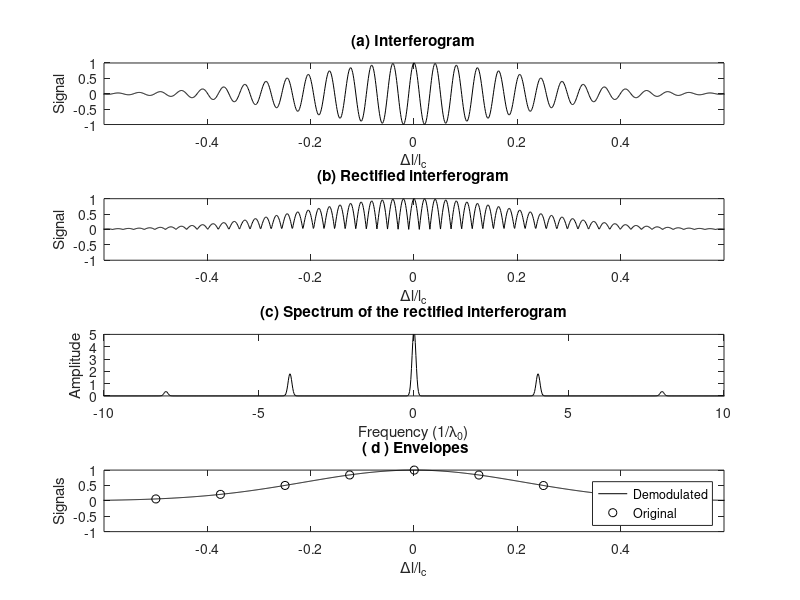

MATLAB code for this plot:
% Use SI units throughout
lambda0 = 830E-9; % center wavelength
dlambda = 60E-9; % bandwidth (delta lambda)
c = 3E8; % speed of light
lc=4*log(2)/pi*lambda0^2/dlambda % coherence length
Number_of_periods = 0.5*lc/(lambda0/2) % # of periods in FWHM
figure(1);
N = 2^12; % number of sampling points
dl = lc*linspace(-2,2, N); % array for Delta_l
k0 = 2*pi/lambda0; % propagation constant
subplot(4, 1 , 1 ) % interferogram
Iac = exp(-16*log(2)*(dl/lc).^2) .* cos(2*k0 * dl);
plot(dl/lc, Iac, 'k')
title('(a) Interferogram')
xlabel('\Deltal/l_c')
ylabel('Signal')
axis([-0.6, 0.6, -1, 1])
subplot(4, 1 , 2 ) % rectified interferogram
Irec = abs(Iac);
plot(dl/lc, Irec, 'k')
title('(b) Rectified interferogram')
xlabel('\Deltal/l_c')
ylabel('Signal')
axis([-0.6, 0.6, -1, 1])
subplot(4, 1 , 3 ) % spectrum of the rectified interferogram
Frec1 = fft(Irec)/sqrt(N);
% order of frequencies: 0,1...(N/2-1),-N/2,-(N/2-1)...-1
Frec2 = fftshift(Frec1);
% shifted order of frequencies: -N/2,-(N/2-1)...-1, 0,1...(N/2-1)
dfreq = 1/(4*lc); % freq bin size = 1/sampling range
freq = dfreq*(-N/2:N/2-1); % frequency array
plot(freq*lambda0, abs(Frec2), 'k')
title('(c) Spectrum of the rectified interferogram')
xlabel('Frequency (1/\lambda_0)')
ylabel('Amplitude')
axis([-10, 10, 0, 5])
subplot(4, 1 , 4 ) % envelope
freq_cut = 1/lambda0/2; % cut-off frequency for filtering
i_cut = round(freq_cut/dfreq); % convert freq_cut to an array index
Ffilt = Frec1; % initialize array
Ffilt(i_cut:N-i_cut+1) = 0; % filter
Ifilt = abs(ifft(Ffilt))*sqrt(N); % amplitude of inverse FFT
plot(dl/lc, Ifilt/max(Ifilt), 'k')
Iac_en = exp(-16*log(2)*(dl/lc).^2); % envelope
hold on;
plot(dl(1:N/32:N)/lc, Iac_en(1:N/32:N), 'ko')
hold off;
title ( ' ( d ) Envelopes')
xlabel ( ' \Deltal/l_c ' )
ylabel('Signals')
axis ([ - 0.6 , 0.6, - 1 , 1])
legend('Demodulated','Original')